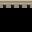

Tiled map render using the project's own tile images. Description and the whole map definition, tile-layer contents included, below:
An orthogonal 1x1 tile map with 32x32 px tiles, 1 tile layer (Assembly), 3 tilesets.

<map version="1.10" orientation="orthogonal" renderorder="right-down" width="1" height="1" tilewidth="32" tileheight="32" infinite="0" nextlayerid="2" nextobjectid="1">
  <tileset firstgid="1" source="../floors.tsx" />
  <tileset firstgid="321" source="../walls.tsx" />
  <tileset firstgid="961" source="../architecture.tsx" />
  <layer id="1" name="Assembly" width="1" height="1">
    <data encoding="csv">
1737
</data>
  </layer>
</map>
